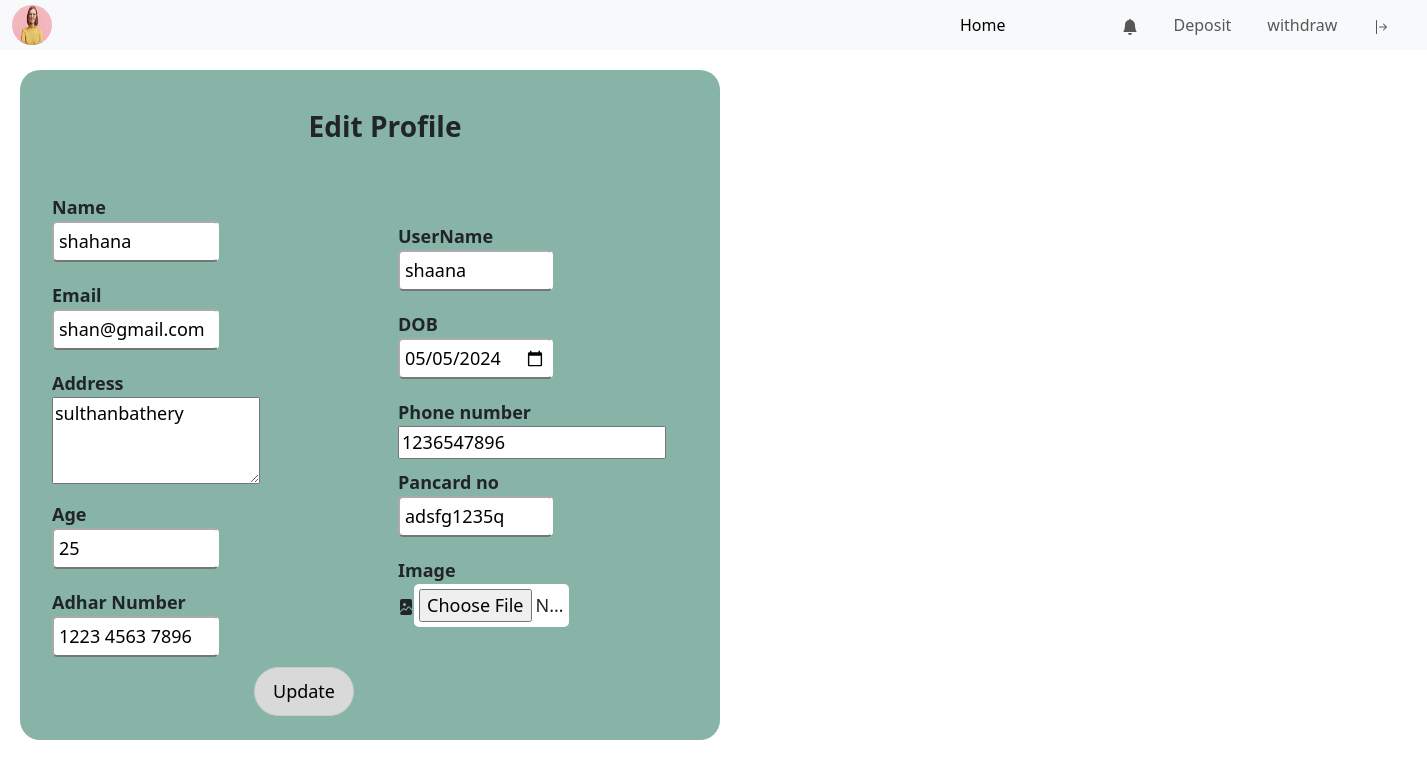
Page /profileedit/4 (signed in) on the earlier database version.
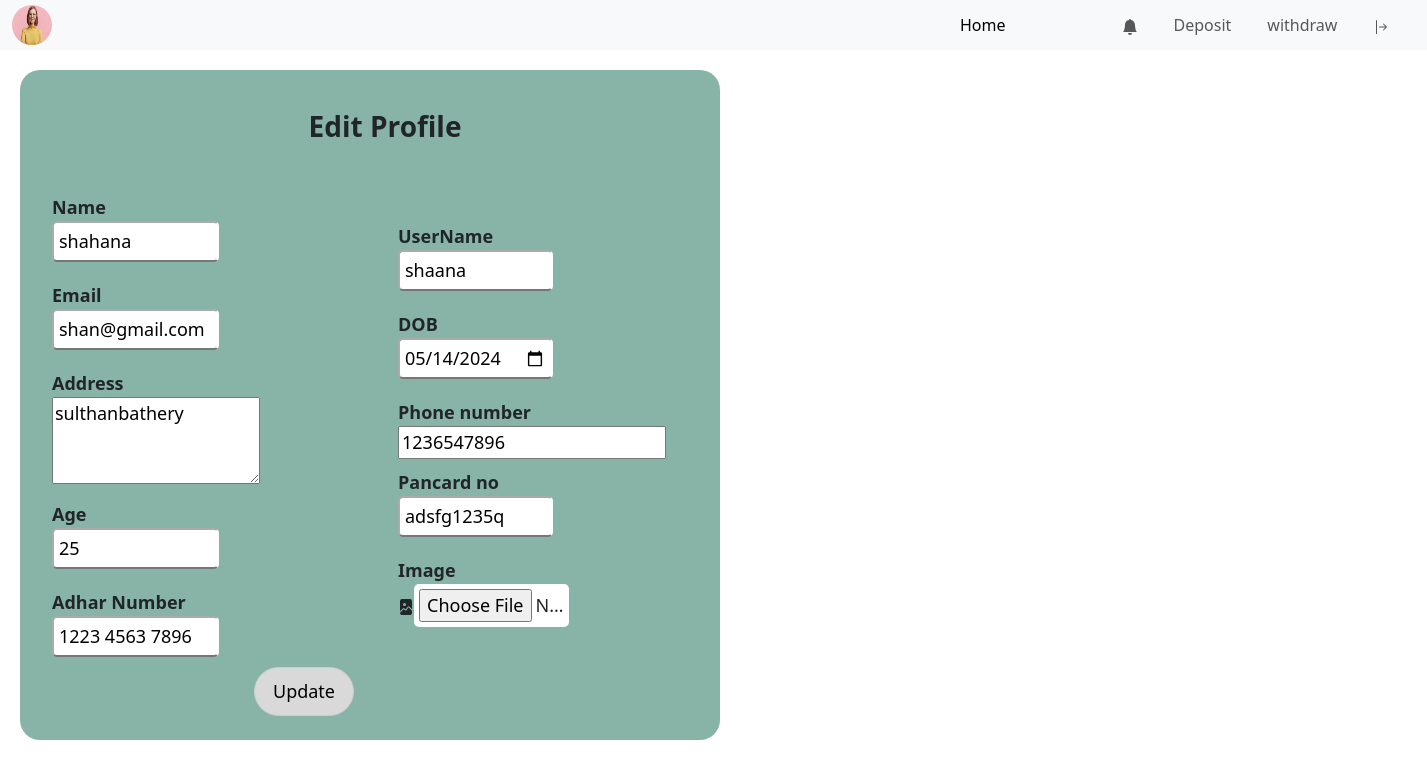
Same page on the later database version.
### app/models.py (models this page shows, shortened)
class CustomeUser(AbstractUser):
    age=models.IntegerField(null=True,blank=True)
    Phonenumber=models.IntegerField(null=True,blank=True,unique=True)
    Address=models.CharField(null=True,blank=True,max_length=100)
    DOB=models.DateField(null=True,blank=True)
    InitialAmount=models.IntegerField(null=True,blank=True)
    AccountNumber=models.CharField(null=True,blank=True,max_length=100,unique=True)
    Pancardno=models.CharField(null=True,blank=True,max_length=100,unique=True)
    AdharNumber=models.CharField(null=True,blank=True,max_length=100,unique=True)
    Ifsc=models.IntegerField(null=True,blank=True)
    Branch=models.CharField(null=True,blank=True ,max_length=100)
    Pincode=models.IntegerField(null=True,blank=True)
    usertype=models.CharField(max_length=200)
    Image=models.FileField(null=True,blank=True)

### app/views.py (the view)
# urls.py: path('profileedit/<int:id>',views.profileedit,name='profileedit'),
def profileedit(request,id):
    datas=CustomeUser.objects.get(id=request.user.id)
    if request.method == 'POST':
        datas.first_name=request.POST['Name']
        datas.age=request.POST['age']
        datas.Phonenumber=request.POST['Phonenumber']
        datas.DOB=request.POST['DOB']
        datas.Address=request.POST['Address']
        datas.email=request.POST['Email']
        datas.username=request.POST['UserName']
        datas.Pancardno=request.POST['Pancardno']
        datas.AdharNumber=request.POST['AdharNumber']
        if 'Image' in request.FILES:
            datas.Image = request.FILES['Image']
        datas.save()
        return redirect(userprofile)
    else:
        print(f"Debug: DOB - {datas.DOB}")
        return render(request,'user/profileedit.html',{'datas':datas})

### template/user/profileedit.html (shortened to what this page needs)
{% extends 'user/home.html' %}
{% block content %}
<div class="container">
    <form action="{% url 'profileedit' id=datas.id %}" method="POST" enctype="multipart/form-data">
        <h3>Edit Profile</h3>
        <div class="row d-flex align-items-center ">
            <div class=" col-sm-6  " style=" padding-right:1px;padding-left:0px;">
                  <label for="name"><b>Name</b></label><br>
                  <input type="text" placeholder="Name" name="Name" value="{{datas.first_name}}"  ><br>
                  <label for="Email"><b>Email</b></label><br>
                  <input type="email" placeholder="Email" name="Email" value="{{ datas.email }}"><br>
                  <label for="Address"><b>Address</b></label><br>
                  <textarea id="Address" name="Address" rows="3" cols="18" >{{datas.Address}}</textarea><br>
                  <label for="Age"><b>Age</b></label><br>
                  <input type="number" placeholder="Age" name='age' value="{{datas.age}}"><br>
                  <label for="Adhar Number"><b>Adhar Number</b></label><br>
                  <input type="text" placeholder="Adhar Number"  maxlength="14" name='AdharNumber' value="{{datas.AdharNumber}}"><br>
            </div>
            <div class="col-sm-6 " >
                <label for="UserName"><b>UserName</b></label><br>
                <input type="text" placeholder="UserName" name="UserName" value="{{datas.username}}" ><br>
                <label for="DOB"><b>DOB</b></label><br>
                <input type="date" placeholder="DOB" name="DOB" value="{{datas.DOB|date:'Y-m-d'}}"><br>
                <label for="Phone number"><b>Phone number</b></label><br>
                <input type="tel" placeholder="Phone number"  name='Phonenumber' value="{{datas.Phonenumber}}"><br>
                <label for="Pancard no"><b>Pancard no</b></label><br>
                <input type="text" placeholder="Pancard no" pattern="[A-Za-z]{5}[0-9]{4}[A-Za-z]{1}" name='Pancardno' value="{{datas.Pancardno}}"><br>
                <label for="Image"><b>Image</b></label><br>
                <a></a><input type="file" name="Image"  value="{{datas.Image}}">
              </div>
              <div>
              <button type="submit">Update</button>
              </div>
      </div>
         </form>
  </div>
{% endblock %}

Differences in the rows shown:
changed CustomeUser "shahana": DOB "05/05/2024" → "05/14/2024"
